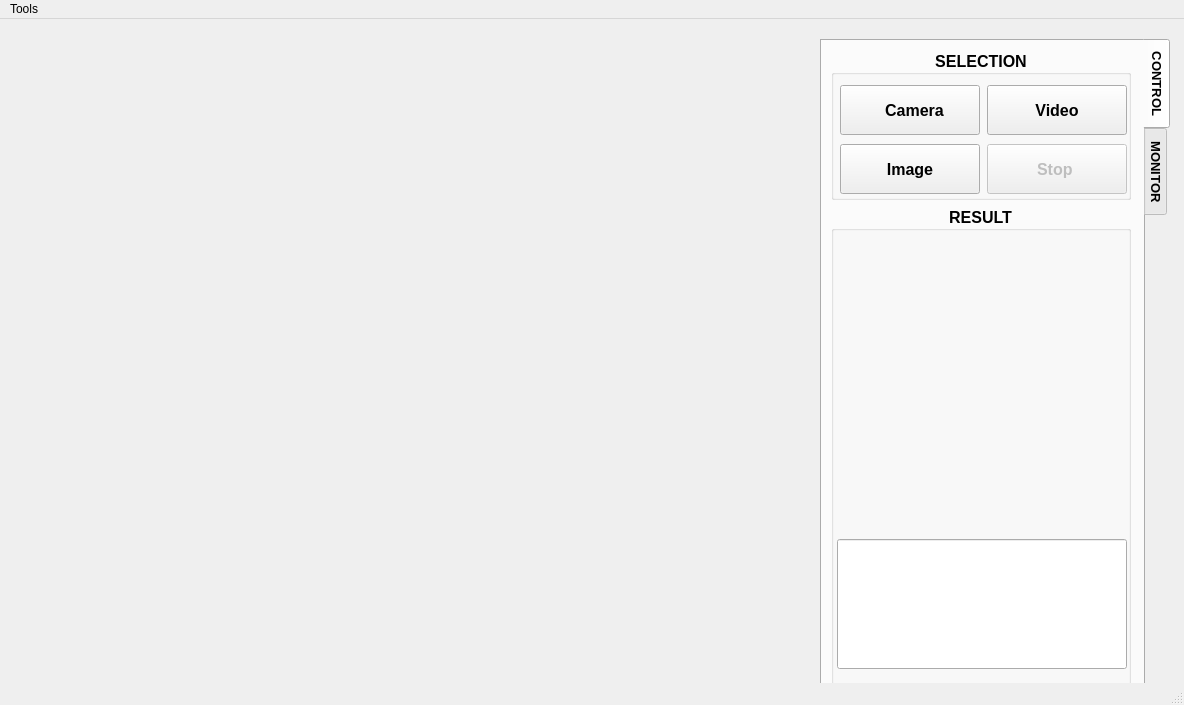
<?xml version="1.0" encoding="UTF-8"?>
<ui version="4.0">
 <class>MainWindow</class>
 <widget class="QMainWindow" name="MainWindow">
  <property name="geometry">
   <rect>
    <x>0</x>
    <y>0</y>
    <width>1184</width>
    <height>705</height>
   </rect>
  </property>
  <property name="minimumSize">
   <size>
    <width>1180</width>
    <height>705</height>
   </size>
  </property>
  <property name="maximumSize">
   <size>
    <width>1184</width>
    <height>705</height>
   </size>
  </property>
  <property name="windowTitle">
   <string>MainWindow</string>
  </property>
  <widget class="QWidget" name="centralwidget">
   <widget class="QTabWidget" name="tabWidget">
    <property name="geometry">
     <rect>
      <x>820</x>
      <y>20</y>
      <width>350</width>
      <height>650</height>
     </rect>
    </property>
    <property name="sizePolicy">
     <sizepolicy hsizetype="Minimum" vsizetype="Minimum">
      <horstretch>0</horstretch>
      <verstretch>0</verstretch>
     </sizepolicy>
    </property>
    <property name="minimumSize">
     <size>
      <width>350</width>
      <height>650</height>
     </size>
    </property>
    <property name="maximumSize">
     <size>
      <width>350</width>
      <height>650</height>
     </size>
    </property>
    <property name="baseSize">
     <size>
      <width>0</width>
      <height>0</height>
     </size>
    </property>
    <property name="font">
     <font>
      <pointsize>10</pointsize>
      <weight>75</weight>
      <bold>true</bold>
     </font>
    </property>
    <property name="tabPosition">
     <enum>QTabWidget::East</enum>
    </property>
    <property name="tabShape">
     <enum>QTabWidget::Rounded</enum>
    </property>
    <property name="currentIndex">
     <number>0</number>
    </property>
    <property name="iconSize">
     <size>
      <width>16</width>
      <height>16</height>
     </size>
    </property>
    <property name="elideMode">
     <enum>Qt::ElideLeft</enum>
    </property>
    <property name="usesScrollButtons">
     <bool>true</bool>
    </property>
    <property name="documentMode">
     <bool>false</bool>
    </property>
    <property name="tabsClosable">
     <bool>false</bool>
    </property>
    <property name="movable">
     <bool>false</bool>
    </property>
    <property name="tabBarAutoHide">
     <bool>false</bool>
    </property>
    <widget class="QWidget" name="tab_control">
     <property name="sizePolicy">
      <sizepolicy hsizetype="Minimum" vsizetype="Minimum">
       <horstretch>0</horstretch>
       <verstretch>0</verstretch>
      </sizepolicy>
     </property>
     <property name="maximumSize">
      <size>
       <width>700</width>
       <height>16777215</height>
      </size>
     </property>
     <attribute name="title">
      <string>CONTROL</string>
     </attribute>
     <layout class="QVBoxLayout" name="verticalLayout_4">
      <item>
       <widget class="QGroupBox" name="groupBox_7">
        <property name="sizePolicy">
         <sizepolicy hsizetype="Minimum" vsizetype="Minimum">
          <horstretch>0</horstretch>
          <verstretch>0</verstretch>
         </sizepolicy>
        </property>
        <property name="minimumSize">
         <size>
          <width>300</width>
          <height>150</height>
         </size>
        </property>
        <property name="maximumSize">
         <size>
          <width>300</width>
          <height>150</height>
         </size>
        </property>
        <property name="font">
         <font>
          <family>Segoe UI</family>
          <pointsize>12</pointsize>
          <weight>75</weight>
          <bold>true</bold>
         </font>
        </property>
        <property name="title">
         <string>SELECTION</string>
        </property>
        <property name="alignment">
         <set>Qt::AlignCenter</set>
        </property>
        <property name="flat">
         <bool>true</bool>
        </property>
        <widget class="QWidget" name="layoutWidget">
         <property name="geometry">
          <rect>
           <x>8</x>
           <y>34</y>
           <width>289</width>
           <height>52</height>
          </rect>
         </property>
         <layout class="QHBoxLayout" name="horizontalLayout_2">
          <item>
           <widget class="QPushButton" name="pushButton_Camera">
            <property name="sizePolicy">
             <sizepolicy hsizetype="Minimum" vsizetype="Minimum">
              <horstretch>0</horstretch>
              <verstretch>0</verstretch>
             </sizepolicy>
            </property>
            <property name="minimumSize">
             <size>
              <width>140</width>
              <height>50</height>
             </size>
            </property>
            <property name="maximumSize">
             <size>
              <width>140</width>
              <height>50</height>
             </size>
            </property>
            <property name="font">
             <font>
              <family>Segoe UI</family>
              <pointsize>12</pointsize>
              <weight>75</weight>
              <bold>true</bold>
             </font>
            </property>
            <property name="text">
             <string>  Camera</string>
            </property>
            <property name="icon">
             <iconset>
              <normaloff>icons/start.png</normaloff>icons/start.png</iconset>
            </property>
            <property name="iconSize">
             <size>
              <width>25</width>
              <height>25</height>
             </size>
            </property>
           </widget>
          </item>
          <item>
           <widget class="QPushButton" name="pushButton_Video">
            <property name="sizePolicy">
             <sizepolicy hsizetype="Minimum" vsizetype="Minimum">
              <horstretch>0</horstretch>
              <verstretch>0</verstretch>
             </sizepolicy>
            </property>
            <property name="minimumSize">
             <size>
              <width>140</width>
              <height>50</height>
             </size>
            </property>
            <property name="maximumSize">
             <size>
              <width>140</width>
              <height>50</height>
             </size>
            </property>
            <property name="font">
             <font>
              <pointsize>12</pointsize>
              <weight>75</weight>
              <bold>true</bold>
             </font>
            </property>
            <property name="text">
             <string>Video</string>
            </property>
            <property name="icon">
             <iconset>
              <normaloff>icons/bypass.png</normaloff>icons/bypass.png</iconset>
            </property>
            <property name="iconSize">
             <size>
              <width>25</width>
              <height>25</height>
             </size>
            </property>
           </widget>
          </item>
         </layout>
        </widget>
        <widget class="QWidget" name="layoutWidget_2">
         <property name="geometry">
          <rect>
           <x>8</x>
           <y>93</y>
           <width>289</width>
           <height>52</height>
          </rect>
         </property>
         <layout class="QHBoxLayout" name="horizontalLayout_3">
          <item>
           <widget class="QPushButton" name="pushButton_Image">
            <property name="sizePolicy">
             <sizepolicy hsizetype="Minimum" vsizetype="Minimum">
              <horstretch>0</horstretch>
              <verstretch>0</verstretch>
             </sizepolicy>
            </property>
            <property name="minimumSize">
             <size>
              <width>140</width>
              <height>50</height>
             </size>
            </property>
            <property name="maximumSize">
             <size>
              <width>140</width>
              <height>50</height>
             </size>
            </property>
            <property name="font">
             <font>
              <family>Segoe UI</family>
              <pointsize>12</pointsize>
              <weight>75</weight>
              <bold>true</bold>
             </font>
            </property>
            <property name="text">
             <string>  Image  </string>
            </property>
            <property name="icon">
             <iconset>
              <normaloff>icons/manual.png</normaloff>icons/manual.png</iconset>
            </property>
            <property name="iconSize">
             <size>
              <width>25</width>
              <height>25</height>
             </size>
            </property>
           </widget>
          </item>
          <item>
           <widget class="QPushButton" name="pushButton_Stop">
            <property name="enabled">
             <bool>false</bool>
            </property>
            <property name="sizePolicy">
             <sizepolicy hsizetype="Minimum" vsizetype="Minimum">
              <horstretch>0</horstretch>
              <verstretch>0</verstretch>
             </sizepolicy>
            </property>
            <property name="minimumSize">
             <size>
              <width>140</width>
              <height>50</height>
             </size>
            </property>
            <property name="maximumSize">
             <size>
              <width>140</width>
              <height>50</height>
             </size>
            </property>
            <property name="font">
             <font>
              <pointsize>12</pointsize>
              <weight>75</weight>
              <bold>true</bold>
             </font>
            </property>
            <property name="text">
             <string>  Stop   </string>
            </property>
            <property name="icon">
             <iconset>
              <normaloff>icons/stop.png</normaloff>icons/stop.png</iconset>
            </property>
            <property name="iconSize">
             <size>
              <width>25</width>
              <height>25</height>
             </size>
            </property>
           </widget>
          </item>
         </layout>
        </widget>
       </widget>
      </item>
      <item>
       <widget class="QGroupBox" name="groupBox_8">
        <property name="minimumSize">
         <size>
          <width>300</width>
          <height>480</height>
         </size>
        </property>
        <property name="maximumSize">
         <size>
          <width>300</width>
          <height>480</height>
         </size>
        </property>
        <property name="font">
         <font>
          <family>Segoe UI</family>
          <pointsize>12</pointsize>
          <weight>75</weight>
          <bold>true</bold>
         </font>
        </property>
        <property name="title">
         <string>RESULT</string>
        </property>
        <property name="alignment">
         <set>Qt::AlignCenter</set>
        </property>
        <property name="flat">
         <bool>true</bool>
        </property>
        <layout class="QVBoxLayout" name="verticalLayout_11" stretch="0,0">
         <property name="spacing">
          <number>0</number>
         </property>
         <property name="leftMargin">
          <number>3</number>
         </property>
         <property name="topMargin">
          <number>0</number>
         </property>
         <property name="rightMargin">
          <number>0</number>
         </property>
         <property name="bottomMargin">
          <number>3</number>
         </property>
         <item>
          <widget class="QLabel" name="label_View">
           <property name="enabled">
            <bool>true</bool>
           </property>
           <property name="sizePolicy">
            <sizepolicy hsizetype="Ignored" vsizetype="Ignored">
             <horstretch>0</horstretch>
             <verstretch>0</verstretch>
            </sizepolicy>
           </property>
           <property name="minimumSize">
            <size>
             <width>290</width>
             <height>290</height>
            </size>
           </property>
           <property name="maximumSize">
            <size>
             <width>290</width>
             <height>290</height>
            </size>
           </property>
           <property name="font">
            <font>
             <pointsize>46</pointsize>
             <weight>75</weight>
             <bold>true</bold>
            </font>
           </property>
           <property name="text">
            <string/>
           </property>
           <property name="scaledContents">
            <bool>true</bool>
           </property>
           <property name="alignment">
            <set>Qt::AlignCenter</set>
           </property>
          </widget>
         </item>
         <item>
          <widget class="QLineEdit" name="text_resutl">
           <property name="sizePolicy">
            <sizepolicy hsizetype="Minimum" vsizetype="Minimum">
             <horstretch>0</horstretch>
             <verstretch>0</verstretch>
            </sizepolicy>
           </property>
           <property name="minimumSize">
            <size>
             <width>290</width>
             <height>130</height>
            </size>
           </property>
           <property name="maximumSize">
            <size>
             <width>290</width>
             <height>130</height>
            </size>
           </property>
           <property name="font">
            <font>
             <family>Segoe UI</family>
             <pointsize>30</pointsize>
             <weight>75</weight>
             <bold>true</bold>
            </font>
           </property>
           <property name="focusPolicy">
            <enum>Qt::NoFocus</enum>
           </property>
           <property name="text">
            <string/>
           </property>
           <property name="alignment">
            <set>Qt::AlignCenter</set>
           </property>
           <property name="readOnly">
            <bool>true</bool>
           </property>
          </widget>
         </item>
        </layout>
       </widget>
      </item>
     </layout>
    </widget>
    <widget class="QWidget" name="tab_monitor">
     <property name="maximumSize">
      <size>
       <width>700</width>
       <height>16777215</height>
      </size>
     </property>
     <attribute name="title">
      <string>MONITOR</string>
     </attribute>
     <layout class="QVBoxLayout" name="verticalLayout_3" stretch="0">
      <item>
       <widget class="QGroupBox" name="groupBox_9">
        <property name="minimumSize">
         <size>
          <width>0</width>
          <height>0</height>
         </size>
        </property>
        <property name="maximumSize">
         <size>
          <width>350</width>
          <height>200</height>
         </size>
        </property>
        <property name="font">
         <font>
          <family>Segoe UI</family>
          <pointsize>8</pointsize>
          <weight>75</weight>
          <bold>true</bold>
         </font>
        </property>
        <property name="title">
         <string>PC PERFORMANCE</string>
        </property>
        <property name="alignment">
         <set>Qt::AlignHCenter|Qt::AlignTop</set>
        </property>
        <layout class="QVBoxLayout" name="verticalLayout_2">
         <item>
          <layout class="QVBoxLayout" name="verticalLayout_7">
           <item>
            <layout class="QHBoxLayout" name="horizontalLayout_17" stretch="2,9,2,1">
             <property name="spacing">
              <number>6</number>
             </property>
             <property name="bottomMargin">
              <number>0</number>
             </property>
             <item>
              <widget class="QLabel" name="label_19">
               <property name="maximumSize">
                <size>
                 <width>16777215</width>
                 <height>25</height>
                </size>
               </property>
               <property name="text">
                <string>CPU</string>
               </property>
               <property name="alignment">
                <set>Qt::AlignCenter</set>
               </property>
              </widget>
             </item>
             <item>
              <widget class="QProgressBar" name="progressBar_CPU">
               <property name="sizePolicy">
                <sizepolicy hsizetype="Preferred" vsizetype="Preferred">
                 <horstretch>0</horstretch>
                 <verstretch>0</verstretch>
                </sizepolicy>
               </property>
               <property name="maximumSize">
                <size>
                 <width>300</width>
                 <height>12</height>
                </size>
               </property>
               <property name="font">
                <font>
                 <pointsize>8</pointsize>
                 <weight>75</weight>
                 <bold>true</bold>
                </font>
               </property>
               <property name="value">
                <number>15</number>
               </property>
              </widget>
             </item>
             <item>
              <widget class="QLabel" name="label_24">
               <property name="maximumSize">
                <size>
                 <width>16777215</width>
                 <height>25</height>
                </size>
               </property>
               <property name="text">
                <string/>
               </property>
              </widget>
             </item>
             <item>
              <widget class="QLabel" name="label_25">
               <property name="text">
                <string/>
               </property>
              </widget>
             </item>
            </layout>
           </item>
           <item>
            <layout class="QHBoxLayout" name="horizontalLayout_18" stretch="2,9,2,1">
             <item>
              <widget class="QLabel" name="label_26">
               <property name="maximumSize">
                <size>
                 <width>16777215</width>
                 <height>25</height>
                </size>
               </property>
               <property name="text">
                <string>RAM</string>
               </property>
               <property name="alignment">
                <set>Qt::AlignCenter</set>
               </property>
              </widget>
             </item>
             <item>
              <widget class="QProgressBar" name="progressBar_RAM">
               <property name="maximumSize">
                <size>
                 <width>16777215</width>
                 <height>12</height>
                </size>
               </property>
               <property name="font">
                <font>
                 <pointsize>8</pointsize>
                 <weight>75</weight>
                 <bold>true</bold>
                </font>
               </property>
               <property name="value">
                <number>50</number>
               </property>
              </widget>
             </item>
             <item>
              <widget class="QLabel" name="ram">
               <property name="maximumSize">
                <size>
                 <width>16777215</width>
                 <height>25</height>
                </size>
               </property>
               <property name="text">
                <string>3.5/4</string>
               </property>
              </widget>
             </item>
             <item>
              <widget class="QLabel" name="label_27">
               <property name="text">
                <string>GB</string>
               </property>
              </widget>
             </item>
            </layout>
           </item>
           <item>
            <layout class="QHBoxLayout" name="horizontalLayout_21" stretch="2,9,2,1">
             <item>
              <widget class="QLabel" name="label_28">
               <property name="maximumSize">
                <size>
                 <width>16777215</width>
                 <height>25</height>
                </size>
               </property>
               <property name="text">
                <string>DISK</string>
               </property>
               <property name="alignment">
                <set>Qt::AlignCenter</set>
               </property>
              </widget>
             </item>
             <item>
              <widget class="QProgressBar" name="progressBar_DISK">
               <property name="maximumSize">
                <size>
                 <width>16777215</width>
                 <height>12</height>
                </size>
               </property>
               <property name="font">
                <font>
                 <pointsize>8</pointsize>
                 <weight>75</weight>
                 <bold>true</bold>
                 <kerning>true</kerning>
                </font>
               </property>
               <property name="value">
                <number>85</number>
               </property>
              </widget>
             </item>
             <item>
              <widget class="QLabel" name="disk">
               <property name="maximumSize">
                <size>
                 <width>700</width>
                 <height>25</height>
                </size>
               </property>
               <property name="text">
                <string>45/64</string>
               </property>
              </widget>
             </item>
             <item>
              <widget class="QLabel" name="label_29">
               <property name="text">
                <string>GB</string>
               </property>
              </widget>
             </item>
            </layout>
           </item>
          </layout>
         </item>
        </layout>
       </widget>
      </item>
     </layout>
    </widget>
   </widget>
   <widget class="QLabel" name="label_Image">
    <property name="enabled">
     <bool>true</bool>
    </property>
    <property name="geometry">
     <rect>
      <x>10</x>
      <y>50</y>
      <width>800</width>
      <height>570</height>
     </rect>
    </property>
    <property name="sizePolicy">
     <sizepolicy hsizetype="Ignored" vsizetype="Ignored">
      <horstretch>0</horstretch>
      <verstretch>0</verstretch>
     </sizepolicy>
    </property>
    <property name="minimumSize">
     <size>
      <width>800</width>
      <height>570</height>
     </size>
    </property>
    <property name="maximumSize">
     <size>
      <width>800</width>
      <height>570</height>
     </size>
    </property>
    <property name="font">
     <font>
      <pointsize>46</pointsize>
      <weight>75</weight>
      <bold>true</bold>
     </font>
    </property>
    <property name="text">
     <string/>
    </property>
    <property name="scaledContents">
     <bool>true</bool>
    </property>
    <property name="alignment">
     <set>Qt::AlignCenter</set>
    </property>
   </widget>
  </widget>
  <widget class="QStatusBar" name="statusbar"/>
  <widget class="QMenuBar" name="menuBar">
   <property name="geometry">
    <rect>
     <x>0</x>
     <y>0</y>
     <width>1184</width>
     <height>26</height>
    </rect>
   </property>
   <widget class="QMenu" name="menuTools">
    <property name="title">
     <string>Tools</string>
    </property>
    <addaction name="action_Config"/>
   </widget>
   <addaction name="menuTools"/>
  </widget>
  <action name="action_Config">
   <property name="text">
    <string>Config</string>
   </property>
   <property name="font">
    <font>
     <family>Segoe UI</family>
     <pointsize>10</pointsize>
     <weight>75</weight>
     <bold>true</bold>
    </font>
   </property>
  </action>
 </widget>
 <resources/>
 <connections/>
</ui>
